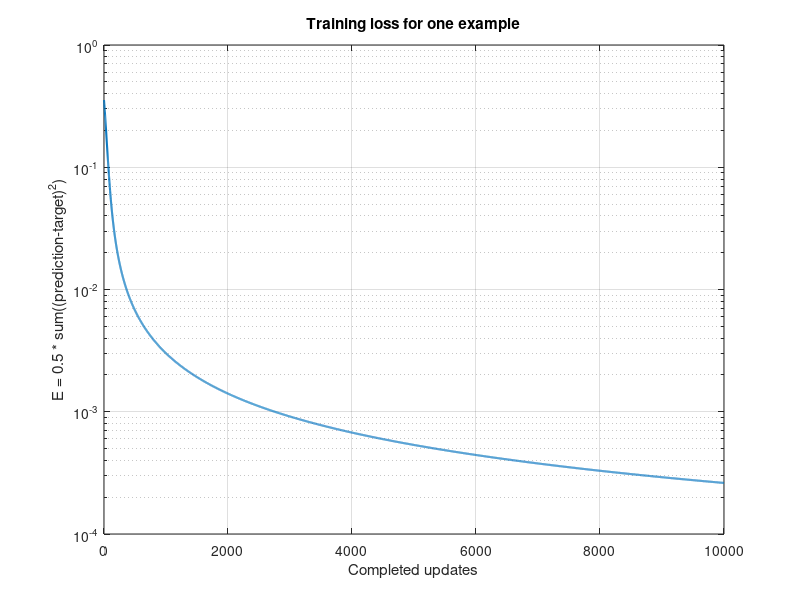
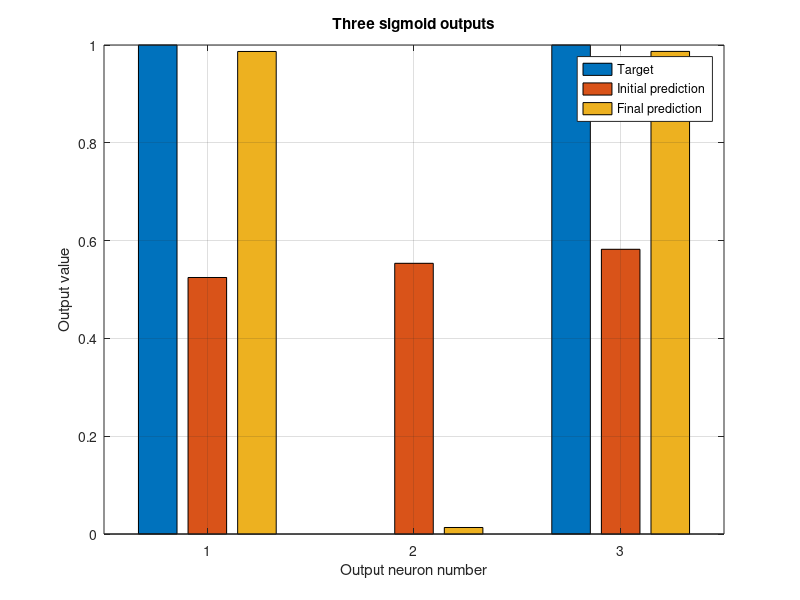

MATLAB code to generate these figures, in order:
% Network from the drawing: 2 inputs -> 3 linear -> 2 tanh -> 3 sigmoid.
% Weight notation: wJI_L = to neuron J, from neuron I, destination layer L.
% Example: w23_2 connects neuron 3 in layer 1 to neuron 2 in layer 2.
% Bias notation: bJ_L. Neuron output: yJ_L. Weighted sum: vJ_L.
% This script trains ONE example to demonstrate the backpropagation maths.
% It does not demonstrate generalisation to unseen data.
clear;
clc;
close all;

%% Inputs and settings - change these values
x_current = 0.6;              % x(n): current signal sample.
x_previous = 0.2;             % x(n-1): previous signal sample, NOT x(n)-1.
target1 = 1;
target2 = 0;
target3 = 1;
eta = 0.1;                    % Learning rate.
epoch = 10000;                % Set to 1 for the hand-calculated update.

%% Layer 1: 2 inputs -> 3 linear neurons
w11_1 = 0.1; w12_1 = 0.2; b1_1 = 0;
w21_1 = 0.3; w22_1 = 0.4; b2_1 = 0;
w31_1 = 0.5; w32_1 = 0.6; b3_1 = 0;

%% Layer 2: 3 inputs -> 2 tanh neurons
w11_2 = 0.1; w12_2 = 0.2; w13_2 = 0.3; b1_2 = 0;
w21_2 = 0.4; w22_2 = 0.5; w23_2 = 0.6; b2_2 = 0;

%% Layer 3: 2 inputs -> 3 sigmoid output neurons
w11_3 = 0.1; w12_3 = 0.2; b1_3 = 0;
w21_3 = 0.3; w22_3 = 0.4; b2_3 = 0;
w31_3 = 0.5; w32_3 = 0.6; b3_3 = 0;

loss = zeros(1, epoch + 1);

% k counts completed updates: 0 means the original parameters.
% Each pass evaluates the current parameters before the next update.
% There are epoch updates and epoch+1 forward passes.
for k = 0:epoch
    %% 1. Forward propagation - layer 1 (linear)
    v1_1 = w11_1*x_current + w12_1*x_previous + b1_1;
    v2_1 = w21_1*x_current + w22_1*x_previous + b2_1;
    v3_1 = w31_1*x_current + w32_1*x_previous + b3_1;
    y1_1 = v1_1;
    y2_1 = v2_1;
    y3_1 = v3_1;

    %% 2. Forward propagation - layer 2 (tanh)
    v1_2 = w11_2*y1_1 + w12_2*y2_1 + w13_2*y3_1 + b1_2;
    v2_2 = w21_2*y1_1 + w22_2*y2_1 + w23_2*y3_1 + b2_2;
    y1_2 = tanh(v1_2);
    y2_2 = tanh(v2_2);

    %% 3. Forward propagation - layer 3 (sigmoid)
    v1_3 = w11_3*y1_2 + w12_3*y2_2 + b1_3;
    v2_3 = w21_3*y1_2 + w22_3*y2_2 + b2_3;
    v3_3 = w31_3*y1_2 + w32_3*y2_2 + b3_3;
    y1_3 = 1/(1 + exp(-v1_3));
    y2_3 = 1/(1 + exp(-v2_3));
    y3_3 = 1/(1 + exp(-v3_3));

    %% 4. Errors and loss: E = 0.5 * sum((prediction-target)^2)
    e1 = y1_3 - target1;
    e2 = y2_3 - target2;
    e3 = y3_3 - target3;
    E = 0.5*(e1^2 + e2^2 + e3^2);
    loss(k + 1) = E;           % MATLAB indices start at 1.

    if k == 0
        Yinitial = [y1_3; y2_3; y3_3];
        fprintf('Initial outputs: %.8f %.8f %.8f\n', y1_3, y2_3, y3_3);
        fprintf('Initial loss: %.10f\n', E);
    end
    if k == 1
        fprintf('After 1 update: %.8f %.8f %.8f\n', y1_3, y2_3, y3_3);
        fprintf('Loss after 1 update: %.10f\n', E);
    end

    % The last pass only checks the final weights. Do not update again.
    if k == epoch
        break;
    end

    %% 5. Output deltas: delta = dE/dv (gradient sign)
    % Sigmoid derivative: y*(1-y).
    delta1_3 = e1*y1_3*(1-y1_3);
    delta2_3 = e2*y2_3*(1-y2_3);
    delta3_3 = e3*y3_3*(1-y3_3);

    %% 6. Layer 2 deltas: tanh derivative * outgoing weighted deltas
    % For neuron 1, source index stays 1 in w11_3, w21_3, w31_3.
    delta1_2 = (1-y1_2^2)*(w11_3*delta1_3 + w21_3*delta2_3 + w31_3*delta3_3);
    delta2_2 = (1-y2_2^2)*(w12_3*delta1_3 + w22_3*delta2_3 + w32_3*delta3_3);

    %% 7. Layer 1 deltas: linear derivative is 1
    delta1_1 = w11_2*delta1_2 + w21_2*delta2_2;
    delta2_1 = w12_2*delta1_2 + w22_2*delta2_2;
    delta3_1 = w13_2*delta1_2 + w23_2*delta2_2;

    % ALL deltas above use OLD weights. Only now update the parameters.
    % weight_new = weight_old - eta * destination_delta * source_output.
    % bias_new = bias_old - eta * destination_delta.

    %% 8. Update layer 3
    w11_3 = w11_3 - eta*delta1_3*y1_2;
    w12_3 = w12_3 - eta*delta1_3*y2_2;
    b1_3 = b1_3 - eta*delta1_3;
    w21_3 = w21_3 - eta*delta2_3*y1_2;
    w22_3 = w22_3 - eta*delta2_3*y2_2;
    b2_3 = b2_3 - eta*delta2_3;
    w31_3 = w31_3 - eta*delta3_3*y1_2;
    w32_3 = w32_3 - eta*delta3_3*y2_2;
    b3_3 = b3_3 - eta*delta3_3;

    %% 9. Update layer 2
    w11_2 = w11_2 - eta*delta1_2*y1_1;
    w12_2 = w12_2 - eta*delta1_2*y2_1;
    w13_2 = w13_2 - eta*delta1_2*y3_1;
    b1_2 = b1_2 - eta*delta1_2;
    w21_2 = w21_2 - eta*delta2_2*y1_1;
    w22_2 = w22_2 - eta*delta2_2*y2_1;
    w23_2 = w23_2 - eta*delta2_2*y3_1;
    b2_2 = b2_2 - eta*delta2_2;

    %% 10. Update layer 1
    w11_1 = w11_1 - eta*delta1_1*x_current;
    w12_1 = w12_1 - eta*delta1_1*x_previous;
    b1_1 = b1_1 - eta*delta1_1;
    w21_1 = w21_1 - eta*delta2_1*x_current;
    w22_1 = w22_1 - eta*delta2_1*x_previous;
    b2_1 = b2_1 - eta*delta2_1;
    w31_1 = w31_1 - eta*delta3_1*x_current;
    w32_1 = w32_1 - eta*delta3_1*x_previous;
    b3_1 = b3_1 - eta*delta3_1;

    % Next loop pass: forward propagation with the UPDATED parameters.
end

%% Results - no further training here
Yfinal = [y1_3; y2_3; y3_3];
target = [target1; target2; target3];
% Matrices are only for inspecting the results; training above uses scalars.
W1 = [w11_1 w12_1; w21_1 w22_1; w31_1 w32_1];
W2 = [w11_2 w12_2 w13_2; w21_2 w22_2 w23_2];
W3 = [w11_3 w12_3; w21_3 w22_3; w31_3 w32_3];
B1 = [b1_1; b2_1; b3_1];
B2 = [b1_2; b2_2];
B3 = [b1_3; b2_3; b3_3];
fprintf('\nCompleted updates: %d\n', epoch);
fprintf('Final outputs: %.8f %.8f %.8f\n', y1_3, y2_3, y3_3);
fprintf('Final loss: %.10f\n', E);
disp('Columns: target, initial prediction, final prediction');
disp([target Yinitial Yfinal]);

figure;
semilogy(0:epoch, loss, 'LineWidth', 1.5);
xlabel('Completed updates');
ylabel('E = 0.5 * sum((prediction-target)^2)');
title('Training loss for one example');
grid on;

figure;
bar([target Yinitial Yfinal]);
xlabel('Output neuron number');
ylabel('Output value');
legend('Target', 'Initial prediction', 'Final prediction', 'Location', 'best');
title('Three sigmoid outputs');
grid on;
